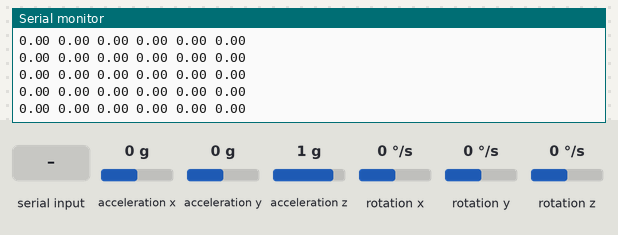
A sketch run on a simulated Arduino Leonardo, built with avr-gcc and run on an emulated ATmega32U4. Parts: the last lines printed to the serial monitor. Inputs (shaded band) come from the test bench; at power-on: rotation z 0 °/s, acceleration y 0 g, acceleration x 0 g, acceleration z 1 g, rotation x 0 °/s, rotation y 0 °/s. USB keyboard and mouse output is not drawn.

Above: at 4.2 s.
4.3 s: rotation z set to 100 °/s
At 5.0 s:
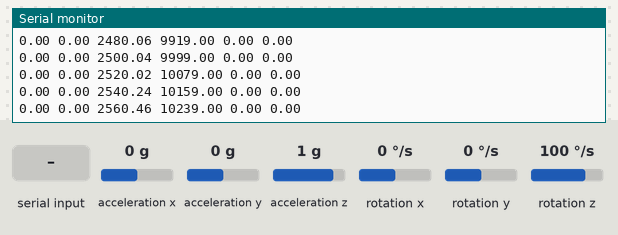
7.3 s: "<8>" received over Serial
10.3 s: acceleration y set to -1.4 g
At 11.2 s:
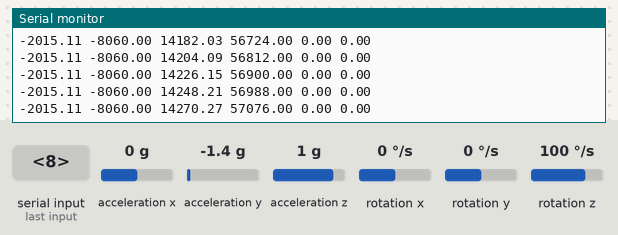
13.3 s: acceleration y set to 0.8 g
At 13.9 s:
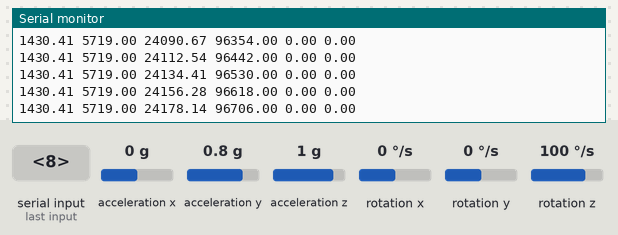
16.3 s: "<" received over Serial
Timing chart, 0 to 17.2 s (numbered marks = the images above; inputs shaded):
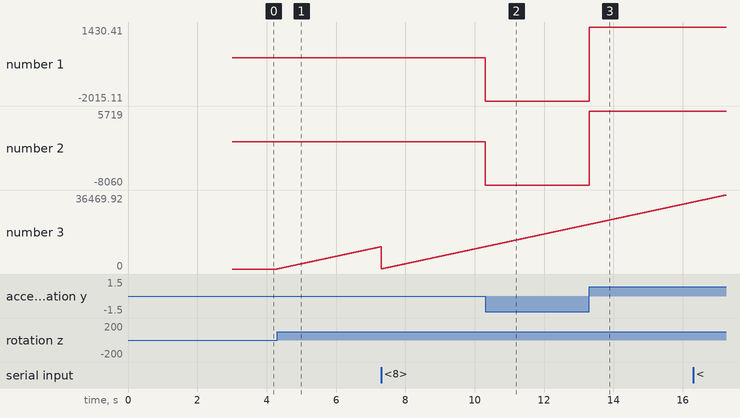

The sketch:

HeadTracker.2.ino
```cpp
#include "HID-Project.h"    //https://github.com/NicoHood/HID
#include <MPU6050_tockn.h>  //https://github.com/tockn/MPU6050_tockn
#include <Wire.h>

MPU6050 mpu6050(Wire);
//MPU6050 mpu6050(Wire, 0.01, 0.99);

#define MAX_VALUE 32766
#define MAX_MESSAGE_LENGTH 16

float pitch = 0; //
float roll = 0;
float yaw = 0;

float offsetPitch = 0;
float offsetRoll = 0;
float offsetYaw = 0;

//upper and lower limit on the angle of the MPU6050 board range.
int upperLimit = 8192;
int lowerLimit = -8192;

bool expScaleMode = false;

float pitchScale = 37.0;
float yawScale = 37.0;
float rollScale = 1.0;

void setup() {

  Serial.begin(9600);

  Gamepad.begin();

  Wire.begin();
  mpu6050.begin();
  mpu6050.calcGyroOffsets(true); //This is is not a necessary call. works fine without it.
  //mpu6050.setGyroOffsets(-2.56, 1.28, -0.88);

}

void zeroMPU6050(){
  //Center the Joystick at current position
  offsetPitch += pitch;
  offsetRoll += roll;
  offsetYaw += yaw;
}

void loop()
{

  if(Serial.available()){
      reciveMessage();
  }

  mpu6050.update();
  pitch = mpu6050.getAngleX();
  roll = mpu6050.getAngleY();
  yaw = mpu6050.getAngleZ();

  if (expScaleMode) {
    pitch = (0.001422076 * pitch * pitch * pitchScale) * (pitch / abs(pitch));
    roll = (0.001422076 * roll * roll * rollScale) * (roll / abs(roll));
    yaw = (0.001422076 * yaw * yaw * yawScale) * (yaw / abs(yaw));
  }
  else
  {
    // and scale to out target range plus a 'sensitivity' factor;
    pitch = (pitch * pitchScale);
    roll = (roll * rollScale);
    yaw = (yaw * yawScale);
  }

  // Apply offsets
  pitch -= offsetPitch;
  roll -= offsetRoll;
  yaw -= offsetYaw;

  float p = map(pitch, lowerLimit, upperLimit, -MAX_VALUE, MAX_VALUE);
  float y = map(yaw, lowerLimit, upperLimit, -MAX_VALUE, MAX_VALUE);
  float r = map(roll, -100, 100, -127, 127);

  Serial.print(pitch);
  Serial.print(" ");
  Serial.print(p);
  Serial.print(" ");
  Serial.print(yaw);
  Serial.print(" ");
  Serial.print(y);
  Serial.print(" ");
  Serial.print(roll);
  Serial.print(" ");
  Serial.print(r);
  Serial.println();

  Gamepad.yAxis(p);
  Gamepad.xAxis(y);
  Gamepad.zAxis(roll);
  Gamepad.write();

}

//New Protocol - Using 0 - 9 as commands
//<7> // calibrate gyro
//<8> // reset view
//<9 sensX sensY sensZ expX expY expZ loop onOff debug checksum>
void reciveMessage(){
  String msg = new char[MAX_MESSAGE_LENGTH];
  while(Serial.available() && msg.length() != MAX_MESSAGE_LENGTH){
        char inChar = (char)Serial.read();
        msg += inChar;
    }

  // Get start and end index for message
  int startIndex = 0;
  int endIndex = 0;
  for(int i = 0; i < msg.length(); i++){
    if(msg[i] == '<'){
      startIndex = i;
    }
    if(msg[i] == '>'){
      endIndex = i;
    }
  }

  // substring the message, POSSIBLE overflow on end index
  msg = msg.substring(startIndex, endIndex + 1);

  //return if not correct message type
  if(msg[0] != '<' || msg[msg.length() - 1] != '>'){
      return;
  }

  // zero the gyros
  if(msg[1] == '8'){
      zeroMPU6050();
  }

}
```

Measured:
- after the input at 4.3 s, the serial monitor: prints a new line at once (image 1)
- plotted number 3: 0 → 11001.78 after the input at 4.3 s
